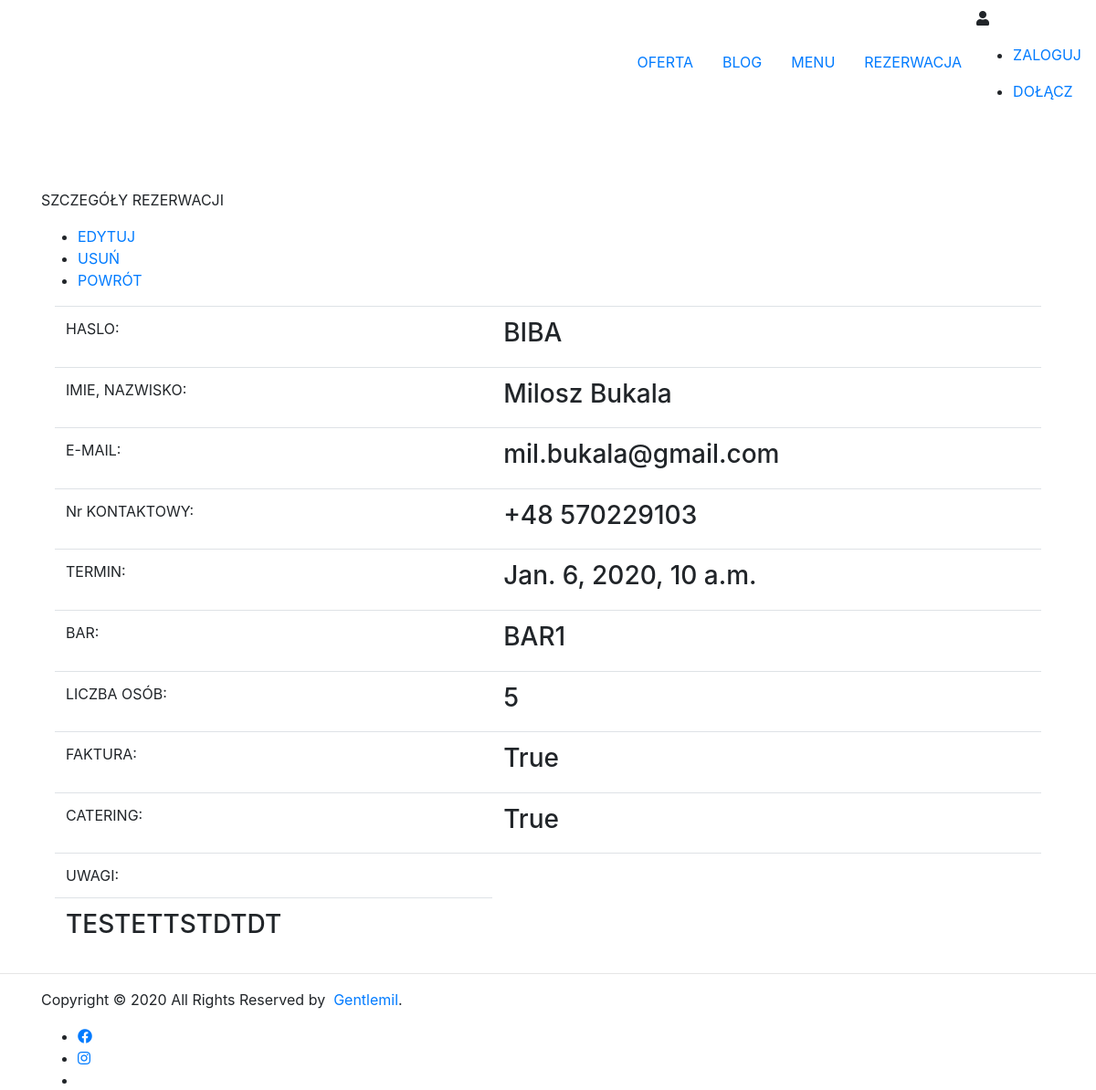
Page /reservation/list/11/ on the committed database.
### reservation/models.py (models this page shows, shortened)
class Reservation(models.Model):
    STATUS_CHOICES = (
            ('draft', 'WSTĘPNA'),
            ('confirmed', 'POTWIERDZONA'),
            ('rejected', 'ODRZUCONA')
        )
    title = models.CharField(
        max_length=50,
        )
    name = models.CharField(max_length=200)
    email = models.EmailField(
        max_length=200,
        )
    phone = models.CharField(max_length=20)
    term_of_reservation = models.DateTimeField(default=timezone.now)
    bar = models.ForeignKey(
        Bar,
        null=False, default='',
        verbose_name='BAR',
        on_delete=models.CASCADE)
    nr_of_people = models.PositiveIntegerField(default=2)
    catering = models.BooleanField(
        blank=False,
        null=False,
        default=False
    )
    faktura = models.BooleanField(
        blank=False,
        null=False,
        default=False
    )
    additional_information = models.TextField(max_length=500)
    created = models.DateTimeField(auto_now_add=timezone.now)
    status = models.CharField(
        max_length=10,
        choices=STATUS_CHOICES,
        default='draft',
    )
    class Meta:
        pass

class Bar(models.Model):
    name = models.CharField(max_length=100)
    limit = models.PositiveIntegerField()
    def __str__(self):
        return self.name

### reservation/views.py (the view)
# urls.py: path('list/<int:pk>/', views.reservation_details, name='reservation_details'),
def reservation_details(request, pk):
    rd = get_object_or_404(Reservation, pk=pk)
    context = {
        'title': rd.name,
        'reservation': rd,
    }
    return render(request, 'reservation/details.html', context)

### reservation/templates/reservation/details.html (shortened to what this page needs)
{% extends "reservationbase.html"%}
{% block content %}
<div class="container">
    <div class="reservation-index">
        <div class="welcome">
            <p class="sub-header">SZCZEGÓŁY REZERWACJI</p>
            <ul class="option-list">
                <li class="option-list-element">
                    <a href="{% url 'reservation_edition' pk=reservation.pk %}">EDYTUJ</a>
                </li>
                <li class="option-list-element">
                    <a href="{% url 'reservation_delete' pk=reservation.pk %}">USUŃ</a>
                </li>
                <li class="option-list-element">
                    <a href="{% url 'reservation_list' %}">POWRÓT</a>
                </li>
            </ul>
        </div>
        <div class="container">
            <table class="table table-hover">
                <tbody>
                    <tr>
                        <td>HASLO: </td>
                        <td>
                            <h3 class='reservation-table'>{{reservation.title}}</h3>
                        </td>
                    </tr>
                    <tr>
                        <td>IMIE, NAZWISKO:</td>
                        <td>
                            <h3 class='reservation-table'>{{reservation.name}}</h3>
                        </td>
                    </tr>
                    <tr>
                        <td>E-MAIL:</td>
                        <td>
                            <h3 class='reservation-table'>{{reservation.email}}</h3>
                        </td>
                    </tr>
                    <tr>
                        <td>Nr KONTAKTOWY:</td>
                        <td>
                            <h3 class='reservation-table'>{{reservation.phone}}</h3>
                        </td>
                    </tr>
                    <tr>
                        <td>TERMIN:</td>
                        <td>
                            <h3 class='reservation-table'>{{reservation.term_of_reservation}}</h3>
                        </td>
                    </tr>
                    <tr>
                        <td>BAR:</td>
                        <td>
                            <h3 class='reservation-table'>{{reservation.bar}}</h3>
                        </td>
                    </tr>
                    <tr>
                        <td>LICZBA OSÓB:</td>
                        <td>
                            <h3 class='reservation-table'>{{reservation.nr_of_people}}</h3>
                        </td>
                    </tr>
                    <tr>
                        <td>FAKTURA:</td>
                        <td>
                            <h3 class='reservation-table'>{{reservation.faktura}}</h3>
                        </td>
                    </tr>
                    <tr>
                        <td>CATERING:</td>
                        <td>
                            <h3 class='reservation-table'>{{reservation.catering}}</h3>
                        </td>
                    </tr>
                    <tr>
                        <td>UWAGI:</td>
                        <td>&nbsp;</td>
                    </tr>
                    <tr>
                        <td>
                            <h3 class='reservation-table'>{{reservation.additional_information}}</h3>
                        </td>
                    </tr>
                </tbody>
            </table>
        </div>
    </div>
</div>
{% endblock %}

### rows in the picture
Reservation: title "BIBA", name "Milosz Bukala", email "mil.bukala@gmail.com", phone "+48 570229103", term_of_reservation "Jan. 6, 2020, 10 a.m.", bar "BAR1", nr_of_people "5", faktura "True", catering "True", additional_information "TESTETTSTDTDT"
